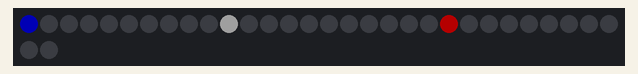
Recording of a sketch running on a simulated Arduino Uno, built with avr-gcc and run on an emulated ATmega328P. On the bench: 32 RGB LEDs in strip order, left to right, continuing on the next row. Dim RGB values are drawn brighter than linear.

Above: at 1.68 s.
At 6.36 s:
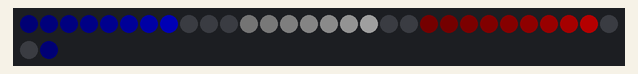
At 11.16 s:
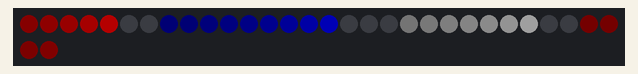
At 20.76 s:
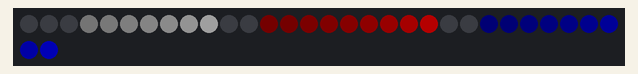
At 30.23 s:
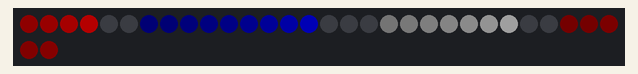
At 39.83 s:
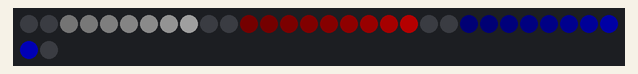

The sketch:

three_moving_colors.ino
```cpp
//***************************************************************
// Three moving colors.
//     Uses modulo, %, to make pixel position "loop" around and
//     stay in valid pixel range.
//
// Marc Miller,  Jan. 2019
//     Apr. 2019 - updated to use EVERY_N instead of delay()
//     Apr. 2021 - cleaned up some duplicate code
//***************************************************************

#include "FastLED.h"
#define LED_TYPE LPD8806
#define DATA_PIN 11
#define CLOCK_PIN 13
#define NUM_LEDS 32
#define COLOR_ORDER GRB
#define MASTER_BRIGHTNESS 64
CRGB leds[NUM_LEDS];

// Set initial start position of each color
int16_t positionA = NUM_LEDS*2/3;
int16_t positionB = NUM_LEDS/3;
int16_t positionC = 0;

const uint16_t holdTime = 120;  // Adjusts speed of travel
int8_t delta = 1;  // 1 or -1.  Sets travel direction


//---------------------------------------------------------------
void setup() {
  delay(1500);  // Startup delay
  FastLED.addLeds<LED_TYPE, DATA_PIN, CLOCK_PIN, COLOR_ORDER>(leds, NUM_LEDS);
  //FastLED.addLeds<LED_TYPE,DATA_PIN>(leds, NUM_LEDS);
  FastLED.setBrightness(MASTER_BRIGHTNESS);
}


//---------------------------------------------------------------
void loop() {

  EVERY_N_MILLISECONDS(holdTime) {

    // Fading tail effect.  Comment out for solid colors
    fadeToBlackBy( leds, NUM_LEDS, 100);

    // assign pixel colors
    leds[positionA] = CRGB::Red;
    leds[positionB] = CRGB::Grey;  // Using grey so not as bright
    leds[positionC] = CRGB::Blue;

    FastLED.show();  // Show the pixels

    // Advance position based on delta, and rollover if needed.
    positionA = ((positionA + delta + NUM_LEDS) % NUM_LEDS);
    positionB = ((positionB + delta + NUM_LEDS) % NUM_LEDS);
    positionC = ((positionC + delta + NUM_LEDS) % NUM_LEDS);

  }//end every_n

}
```
